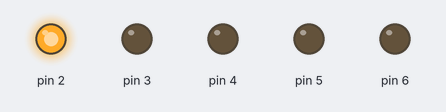
This sketch was run on a simulated Arduino Uno, built with avr-gcc and run on an emulated ATmega328P. Parts: output pins drawn as LEDs (lit = HIGH).

Above: at 0.1 s.
At 0.6 s:
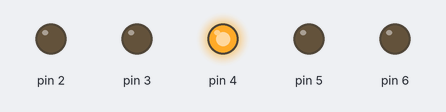
At 1.3 s:
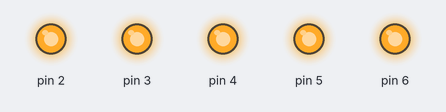
Timing chart, 0 to 2.8 s (numbered marks = the images above):
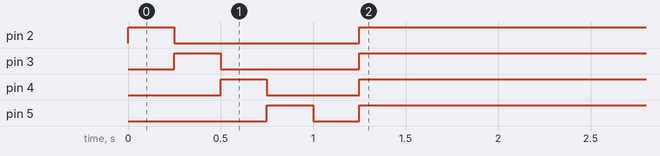

The sketch:

Battery_Level_Indicator.ino
```cpp
//declare pins used for the LEDs
int gled1 = 6;
int gled2 = 5;
int gled3 = 4;
int yled = 3;
int rled = 2;

void setup() {
  //setup the pins for LED output
  for (int i = rled; i <= gled1; i++) {
    //setup each LED pin for OUTPUT
    pinMode(i, OUTPUT);

    //test each LED to ensure it is working
    //should illuminate LED irregardless of battery charge
    digitalWrite(i, HIGH);
    delay(250);
    digitalWrite(i, LOW);
  }

  for (int i = rled; i <= gled1; i++) {
    digitalWrite(i, HIGH);
  }
}

void loop() {
}
```
